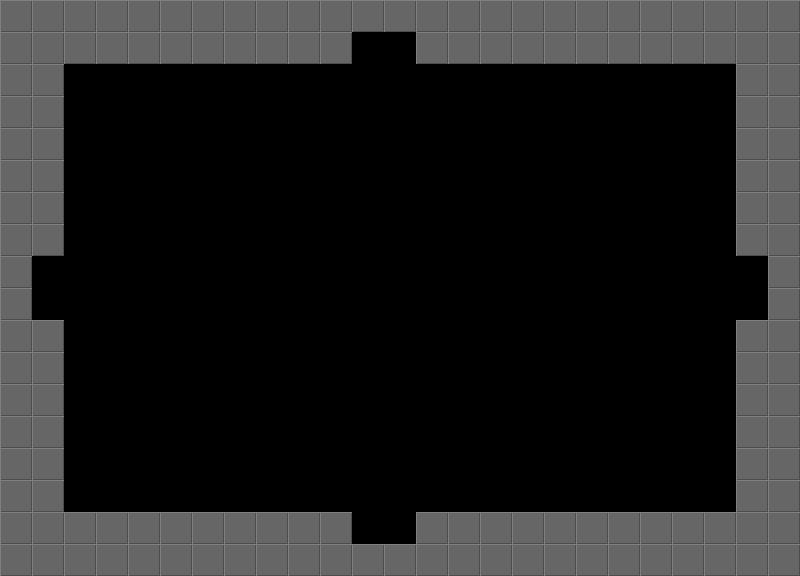

A 2D game scene composited from a Tiled map and its tileset images. What follows is a short description and the map's XML, with each tile layer's data collapsed to a summary:
An orthogonal 25x18 tile map with 32x32 px tiles, 1 tile layer (Tile Layer 1) and 4 objects (4x door).

<map version="1.0" orientation="orthogonal" width="25" height="18" tilewidth="32" tileheight="32">
 <tileset firstgid="1" name="tile" tilewidth="32" tileheight="32">
  <image source="../graphics/tile.png" width="32" height="32" />
 </tileset>
 <layer name="Tile Layer 1" width="25" height="18">
  <data>[450 cells, 148 non-empty, 1 distinct tile ids]</data>
 </layer>
 <objectgroup name="Object Layer 1" width="25" height="18">
  <object name="DOOR" type="door" x="352" y="32" width="64" height="32" />
  <object name="DOOR" type="door" x="352" y="512" width="64" height="32" />
  <object name="DOOR" type="door" x="32" y="256" width="32" height="64" />
  <object name="DOOR" type="door" x="736" y="256" width="32" height="64" />
 </objectgroup>
</map>
